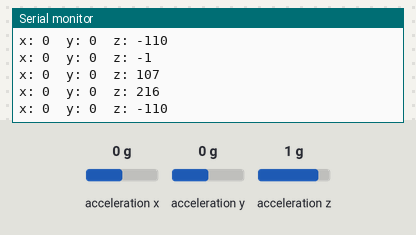
This sketch was run on a simulated Arduino Uno, built with avr-gcc and run on an emulated ATmega328P. Shown: the last lines printed to the serial monitor. Inputs (shaded band) come from the test bench; at power-on: acceleration x 0 g, acceleration y 0 g, acceleration z 1 g.

Above: at 1.2 s.
1.3 s: acceleration x set to -1.4 g
At 2.2 s:
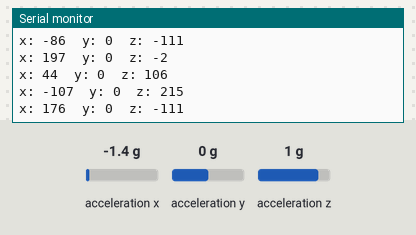
4.3 s: acceleration y set to 0.8 g
At 4.8 s:
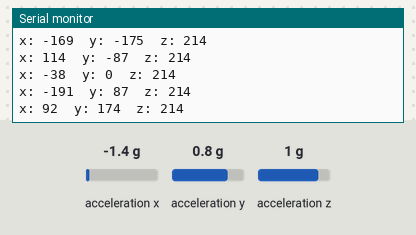
7.3 s: acceleration z set to -1.4 g
At 8.3 s:
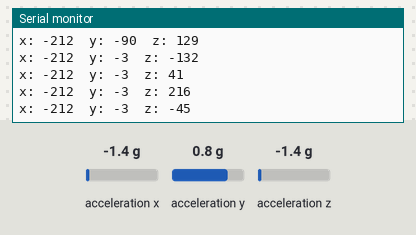
10.3 s: acceleration x set to 1.4 g
At 11.0 s:
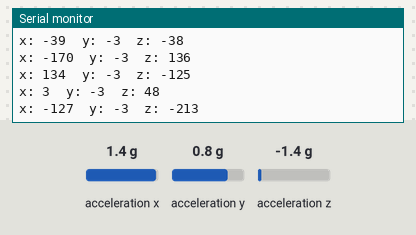
13.3 s: acceleration y set to 0 g
At 13.9 s:
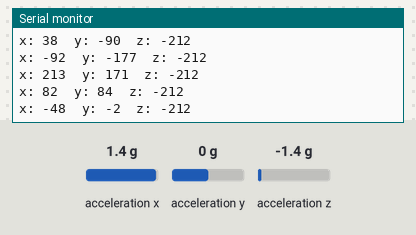
16.3 s: acceleration z set to -0.8 g
At 17.1 s:
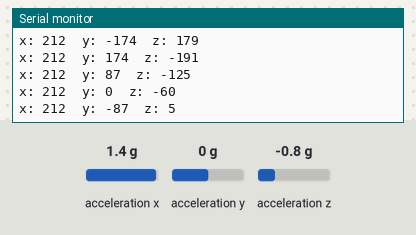
Timing chart, 0 to 19.3 s (numbered marks = the images above; inputs shaded):
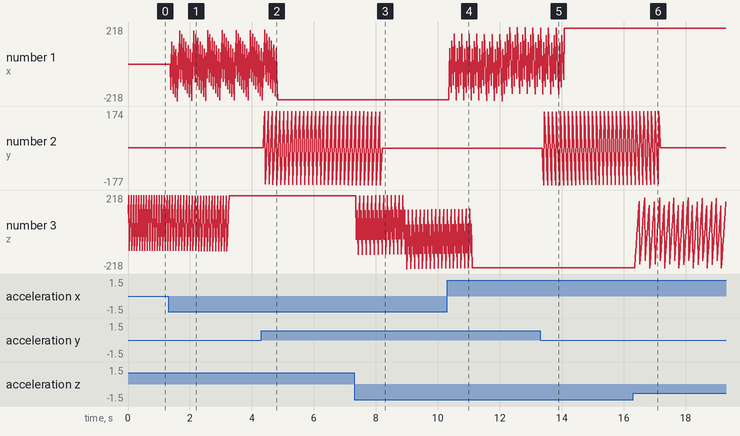

Measured:
- after the input at 1.3 s, the serial monitor: prints a new line after 0.09 s (image 1)
- after the input at 7.3 s, the serial monitor: prints a new line after 0.07 s (image 3)
- after the input at 10.3 s, the serial monitor: prints a new line after 0.08 s (image 4)
- after the input at 16.3 s, the serial monitor: prints a new line after 0.07 s (image 6)
- plotted number 1: 0 → 92 after the input at 1.3 s
- plotted number 3: 214 → -40 after the input at 7.3 s, -212 → 3 after the input at 16.3 s

The sketch:

accelerometer.ino
```cpp
/**************************************************************************/
/*
   @file    accelerometer.ino
   @author  Daniel Horton
   @website http://danielhorton.com
   @license GNU General Public License v3.0

   This file is focused on initalizing the MMA8451 chip to obtain current
   movement information. Using this information we will move the mouse
   around the computer screen and manage key actions based on particular
   movements

   V1.0 - First Release 27 Dec 2018
*/
#include <Wire.h>               // I2C Library
#include <Adafruit_MMA8451.h>   // Accelerometer library
#include <Adafruit_Sensor.h>    // Adafruit sensor library

#define  DEBUG  1               // Set to 1 for serial console debugging, 0 otherwise
#define  ARRAY_SIZE 150         // Sample Size - 150 seems to smooth well

Adafruit_MMA8451 accelerometer = Adafruit_MMA8451();  // Create an accelerometer object

/**************************************************************************/
int currentLocationInArray = 0;
int endLocationInArray = (ARRAY_SIZE - 1);

int xSampleDataSet[ARRAY_SIZE];
int ySampleDataSet[ARRAY_SIZE];
int zSampleDataSet[ARRAY_SIZE];

void setup() {
  Serial.begin(9600);                         // Turn on Serial Comm for Debug

  accelerometer.begin();                      // Initiate the Chip
  accelerometer.setRange(MMA8451_RANGE_2_G);  // Set the range for the chip
}

void loop() {
  if (currentLocationInArray == endLocationInArray ? currentLocationInArray = 0 : currentLocationInArray = currentLocationInArray + 1)

  accelerometer.read();                                       // gather the current values from chip

  xSampleDataSet[currentLocationInArray] = accelerometer.x;   // Add the new value to the array
  ySampleDataSet[currentLocationInArray] = accelerometer.y;
  zSampleDataSet[currentLocationInArray] = accelerometer.z;

  Serial.print("x: "); Serial.print(calculateRunningAverage(xSampleDataSet));
  Serial.print("  y: "); Serial.print(calculateRunningAverage(ySampleDataSet));
  Serial.print("  z: "); Serial.print(calculateRunningAverage(zSampleDataSet));
  Serial.println();

}// END LOOP


/**************************************************************************/
/*
   Calculate the total value on the array and
   divide by the size of the array to get an
   average.
*/
/**************************************************************************/
int calculateRunningAverage(int m_passedArray[]) {
  int sum = 0;
  for (int i = 0; i < ARRAY_SIZE; i = i + 1) {
    sum += m_passedArray[i];
  }
  return sum / ARRAY_SIZE;
}
```
